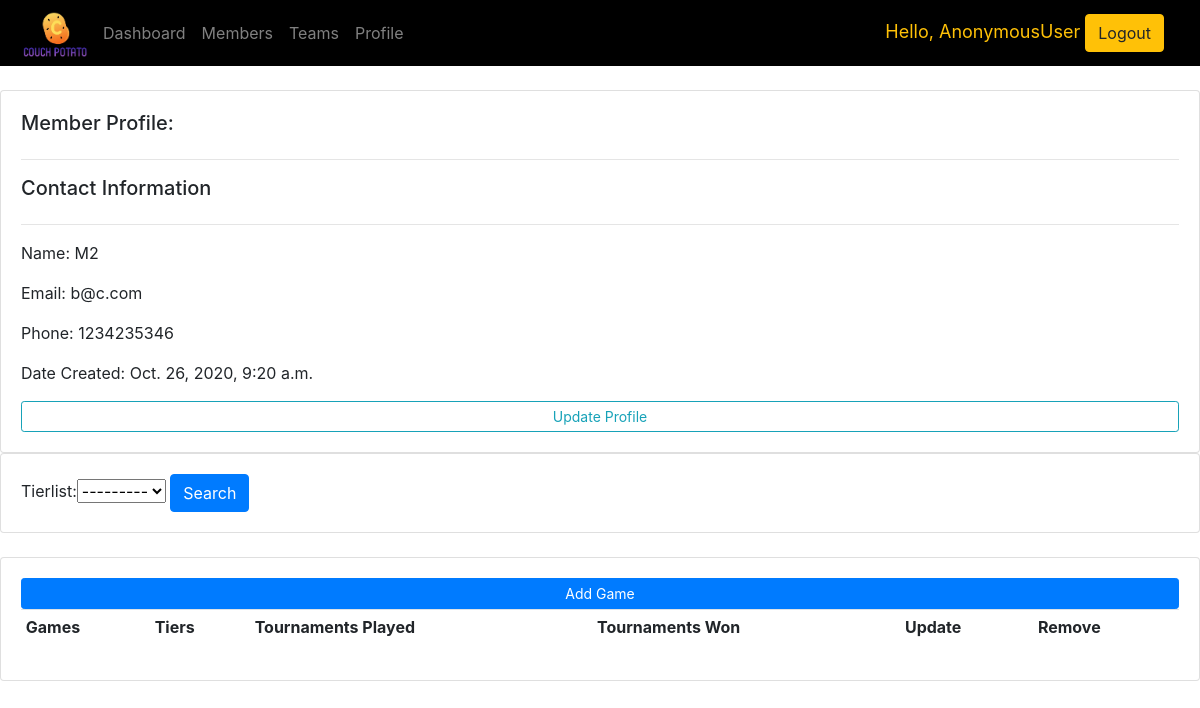
The app's page /profile/2/ with its own data.
### accounts/models.py (models this page shows, shortened)
class Member(models.Model):
	name = models.CharField(max_length=200, null=True, unique = True)
	college = models.CharField(max_length=200, null=True)
	email = models.EmailField(max_length=255, null=True,unique=True)
	phone = models.CharField(max_length=200, null=True, unique = True)
	team = models.ForeignKey(Team, null=True, on_delete=models.CASCADE)
	date_created = models.DateTimeField(auto_now_add=True, null=True)

### accounts/views.py (the view)
# urls.py: path('profile/<str:pk_test>/', views.profile, name="profile"),
def profile(request, pk_test):
	member = Member.objects.get(id=pk_test)
	tiers = Tier.objects.all()
	myFilter = TierFilter(request.GET, queryset=tiers)
	tiers = myFilter.qs
	context = {'members': member, 'tiers':tiers, 'myFilter': myFilter, 'profile':"active"}
	return render(request,'accounts/profile.html',context);

### accounts/templates/accounts/profile.html (shortened to what this page needs)
{% extends 'accounts/main.html' %}
{% block content %}
<br>
<div class="row">
	<div class="col-md">
		<div class="card card-body">
			<h5>Member Profile: </h5>
			<hr>
			<h5>Contact Information</h5>
			<hr>
			<p>Name: {{members.name}}</p>
			<p>Email: {{members.email}}</p>
			<p>Phone: {{members.phone}}</p>
			<p>Date Created: {{members.date_created}}</p>
			<a class="btn btn-outline-info  btn-sm btn-block" href="">Update Profile</a>
		</div>
	</div>
</div>
<div class = "row">
	<div class = "col">
		<div class = "card card-body">
			<form method="get">
				{{ myFilter.form }}
				<button class="btn btn-primary" type="submit">Search</button>
			</form>
		</div>
	</div>
</div>
<br>
<div class="row">
	<div class="col-md">
		<div class="card card-body">
			<a class="btn btn-primary btn-sm btn-block" href="{% url 'create_tier' members.id %}">Add Game</a>
			<table class="table table-sm">
				<tr>
					<th>Games</th>
					<th>Tiers</th>
					<th>Tournaments Played</th>
					<th>Tournaments Won</th>
					<th>Update</th>
					<th>Remove</th>
				</tr>
			</table>
		</div>
	</div>
</div>
<br>
{% endblock %}

### records on screen
Member: name "M2", email "b@c.com", phone "1234235346", date_created "Oct. 26, 2020, 9:20 a.m."

### other values on screen
{{ request.user }} "AnonymousUser"
